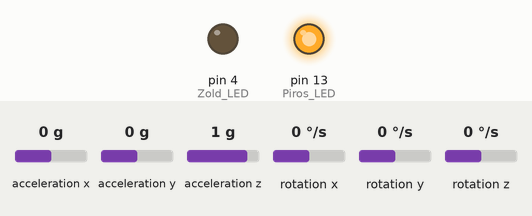
This sketch was run on a simulated Arduino Uno, built with avr-gcc and run on an emulated ATmega328P. Shown: output pins drawn as LEDs (lit = HIGH). Wiring (inferred from the names in the program): MPU-6050 motion sensor at I2C address 0x68. Inputs (shaded band) come from the test bench; at power-on: acceleration x 0 g, acceleration y 0 g, acceleration z 1 g, rotation x 0 °/s, rotation y 0 °/s, rotation z 0 °/s. What the sketch prints to the serial monitor is not drawn.

Above: at 0.1 s.
At 15.1 s:
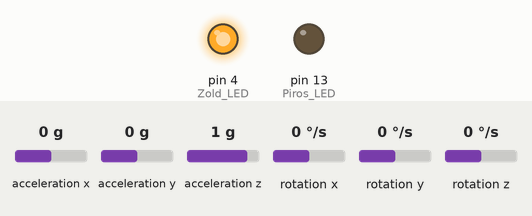
Timing chart, 0 to 16.6 s (numbered marks = the images above):
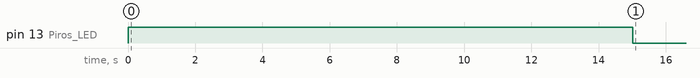

The sketch:

szog_komplementer_vs_1d_kalman.ino
```cpp
#include <Wire.h>  //I2C könyvtár

#define Piros_LED 13
#define Zold_LED 4

uint32_t Loop_idozito;  // 250 Hz-es loop vizsgálatához
uint32_t Loop_dt_us;
uint32_t Serial_Idozito = 0;

//számított szögsebességeknek változó
float Rate_Roll, Rate_Pitch, Rate_Yaw;
float Rate_Roll_2, Rate_Pitch_2, Rate_Yaw_2;
float Rate_Roll_Szurt, Rate_Pitch_Szurt, Rate_Yaw_Szurt;
float Ts = 0.004;
bool Komplementer_Elindult = false;

//kiszámmolt Acc értékek
float Acc_X, Acc_Y, Acc_Z;

//számított szög változók
float Szog_Roll, Szog_Pitch;

float Szurt_Szog_Roll, Szurt_Szog_Pitch;

//2000 mintavételt ezekhez adjuk hozzá
float Rate_Roll_Kalibracios = 0;
float Rate_Pitch_Kalibracios = 0;
float Rate_Yaw_Kalibracios = 0;

//for ciklus változói
int Kalibracios_int;
int Kalibracio_mintavetel_szam = 2000;

float Kalman_Roll_Offset = 0;
float Kalman_Pitch_Offset = 0;

float Kalman_Szog_Roll_Korrigalt = 0;
float Kalman_Szog_Pitch_Korrigalt = 0;

float Kalman_Szog_Roll = 0;
float Kalman_Bizonytalansag_Szog_Roll = 2 * 2;  //mivel feltételezzük nem vízszintes talajról indulnuk ezért 2° variancia

float Kalman_Szog_Pitch = 0;
float Kalman_Bizonytalansag_Szog_Pitch = 2 * 2;  //mivel feltételezzük nem vízszintes talajról indulnuk ezért 2° variancia

float Kalman_1D_kimenet[] = { 0, 0 };

void kalman_1d(float Kalman_allapot, float Kalman_Bizonytalansag, float Kalman_bemenet, float Kalman_meres) {
  Kalman_allapot = Kalman_allapot + Kalman_bemenet * Ts;
  Kalman_Bizonytalansag = Kalman_Bizonytalansag + Ts * Ts * 4 * 4;
  float Kalman_erosites = Kalman_Bizonytalansag * 1 / (1 * Kalman_Bizonytalansag + 3 * 3);
  Kalman_allapot = Kalman_allapot + Kalman_erosites * (Kalman_meres - Kalman_allapot);
  Kalman_Bizonytalansag = (1 - Kalman_erosites) * Kalman_Bizonytalansag;
  Kalman_1D_kimenet[0] = Kalman_allapot;
  Kalman_1D_kimenet[1] = Kalman_Bizonytalansag;
}

void Kalman_1D_szog_nullazas(void) {
  float roll_osszeg = 0;
  float pitch_osszeg = 0;

  for (int i = 0; i < 500; i++) {
    gyro_acc_adat_olvasas();

    Rate_Roll -= Rate_Roll_Kalibracios;
    Rate_Pitch -= Rate_Pitch_Kalibracios;
    Rate_Yaw -= Rate_Yaw_Kalibracios;

    kalman_1d(Kalman_Szog_Roll, Kalman_Bizonytalansag_Szog_Roll, Rate_Roll, Szog_Roll);
    Kalman_Szog_Roll = Kalman_1D_kimenet[0];
    Kalman_Bizonytalansag_Szog_Roll = Kalman_1D_kimenet[1];

    kalman_1d(Kalman_Szog_Pitch, Kalman_Bizonytalansag_Szog_Pitch, Rate_Pitch, Szog_Pitch);
    Kalman_Szog_Pitch = Kalman_1D_kimenet[0];
    Kalman_Bizonytalansag_Szog_Pitch = Kalman_1D_kimenet[1];

    roll_osszeg += Kalman_Szog_Roll;
    pitch_osszeg += Kalman_Szog_Pitch;

    delay(4);
  }

  Kalman_Roll_Offset = roll_osszeg / 500.0;
  Kalman_Pitch_Offset = pitch_osszeg / 500.0;
}

void mpu_6050_regiszterek_beallitasa(void) {

  //MPU aktiválása (felébesztése)
  Wire.beginTransmission(0x68);  //MPU-val való komunikáció
  Wire.write(0x6B);              //kérés küldése a regiszer indítására
  Wire.write(0x00);              //MPU felébesztésének beleírása HEX-be
  Wire.endTransmission();        //küldés

  //42Hz aluláteresztő beállítása
  Wire.beginTransmission(0x68);  //MPU-val való komunikáció
  Wire.write(0x1A);              //kérés küldése a regiszer indítására
  Wire.write(0x03);              //42Hz beleírása HEX-be
  Wire.endTransmission();        //küldés

  // Girszkóp +-500 °/s beállítása 65.5 LSB/°/s
  Wire.beginTransmission(0x68);  //MPU-val való komunikáció
  Wire.write(0x1B);              //kérés küldése a regiszer indítására
  Wire.write(0x08);              //+-500 °/s beleírása HEX-be
  Wire.endTransmission();        //küldés

  //Gyorsulásmérő +-8g beállítása 4096 LSB/g
  Wire.beginTransmission(0x68);  //MPU-val való komunikáció
  Wire.write(0x1C);              //kérés küldése a regiszer indítására
  Wire.write(0x10);              //MPU felébesztésének beleírása HEX-be
  Wire.endTransmission();        //küldés
}

void gyro_acc_adat_olvasas(void) {

  //Girszkóp adatainak kiolvasása
  Wire.beginTransmission(0x68);  //MPU-val való komunikáció
  Wire.write(0x3B);              //Acc adatok itt keződnek
  Wire.endTransmission(false);
  Wire.requestFrom(0x68, 14);  // 14 bytot kérünk

  while (Wire.available() < 14) {}  // vár a 14 byte-ra

  //MPU 16 bites értékeit bele bitshiftelni egy 16 bites változóba mivel I2C rigsztereken csak 8 bites byte-okban kommunikál
  // << bitshift 8 bittel feltoljuk a 16 bites változó 15-8 bitjébe
  // | (bitwise OR) összekapcsolja a byte.okat
  int16_t Acc_XLSB = Wire.read() << 8 | Wire.read();
  int16_t Acc_YLSB = Wire.read() << 8 | Wire.read();
  int16_t Acc_ZLSB = Wire.read() << 8 | Wire.read();
  int16_t Temp = Wire.read() << 8 | Wire.read();
  int16_t Gyro_X = Wire.read() << 8 | Wire.read();
  int16_t Gyro_Y = Wire.read() << 8 | Wire.read();
  int16_t Gyro_Z = Wire.read() << 8 | Wire.read();


  // °/s szögsebességek kiszámolás mivel +-500°/s LSB 65.5/°/s
  // MPU 16 bites adat olvasás 2^16, +-500 = 1000 ------> 2^16/1000=65.536 ~ 65.5
  Rate_Roll = (float)Gyro_X / 65.5;
  Rate_Pitch = (float)Gyro_Y / 65.5;
  Rate_Yaw = (float)Gyro_Z / 65.5;

  //Alakítsd át a mért értékeket fizikai (valós) egységekbe.
  //a gyorsulásmérő nyers LSB értékeiből csinálsz g-t vagy m/s²-t (ha m/s^2 akkor * 9.81)
  Acc_X = (float)Acc_XLSB / 4096 - 0.0404;
  Acc_Y = (float)Acc_YLSB / 4096 + 0.0266;
  Acc_Z = (float)Acc_ZLSB / 4096 - 0.11188;

  //Szögek kiszámítása árkusz tangens fgv-el de  az Arduinoba Radiánt ad ezért meg kell szorzoni 180/pi vel pi=3.14159265359
  Szog_Roll = atan(Acc_Y / sqrt(Acc_X * Acc_X + Acc_Z * Acc_Z)) * (180.0 / PI);
  Szog_Pitch = atan(-Acc_X / sqrt(Acc_Y * Acc_Y + Acc_Z * Acc_Z)) * (180.0 / PI);
}

void setup() {
  // put your setup code here, to run once:
  Serial.begin(921600);

  pinMode(LED_BUILTIN, OUTPUT);
  pinMode(Piros_LED,OUTPUT);
  pinMode(Zold_LED,OUTPUT);

  digitalWrite(LED_BUILTIN,HIGH);
  digitalWrite(Piros_LED,HIGH);
  digitalWrite(Zold_LED,LOW);

  Wire.setClock(400000);  //400kHz ClockSpeed MPU6050 adatlap írja I2C kommunikáció esetén
  Wire.begin();           //SDA, SCL
  delay(250);
  mpu_6050_regiszterek_beallitasa();
  delay(5000);

  //2000 mintavételes kalibráció
  for (Kalibracios_int = 0; Kalibracios_int < Kalibracio_mintavetel_szam; Kalibracios_int++) {
    gyro_acc_adat_olvasas();
    Rate_Roll_Kalibracios += Rate_Roll;
    Rate_Pitch_Kalibracios += Rate_Pitch;
    Rate_Yaw_Kalibracios += Rate_Yaw;
    delay(1);
  }

  //Mintavételi számmal való vissza osztás
  Rate_Roll_Kalibracios /= (float)Kalibracio_mintavetel_szam;
  Rate_Pitch_Kalibracios /= (float)Kalibracio_mintavetel_szam;
  Rate_Yaw_Kalibracios /= (float)Kalibracio_mintavetel_szam;

  Kalman_1D_szog_nullazas();

  digitalWrite(Piros_LED,LOW);
  digitalWrite(Zold_LED,HIGH);

  Loop_idozito = micros();
}

void loop() {
  // put your main code here, to run repeatedly:

  gyro_acc_adat_olvasas();  //Gyro és Acc adat olvasó fgv meghívása

  //Levonjuk az offset hibát az újra olvasott értékekből így közel 0°/s lesz minden
  Rate_Roll -= Rate_Roll_Kalibracios;
  Rate_Pitch -= Rate_Pitch_Kalibracios;
  Rate_Yaw -= Rate_Yaw_Kalibracios;

  /*Rate_Roll_2 = Rate_Roll;
  Rate_Pitch_2 = Rate_Pitch;
  Rate_Yaw_2 = Rate_Yaw;*/

  //exponenciális low-pass / mozgóátlag jellegű szűrő RATE MODE PID-hez hiba számoláshoz
  /*Rate_Roll_Szurt = Rate_Roll_Szurt * 0.7 + Rate_Roll_2 * 0.3;
  Rate_Pitch_Szurt = Rate_Pitch_Szurt * 0.7 + Rate_Pitch_2 * 0.3;
  Rate_Yaw_Szurt = Rate_Yaw_Szurt * 0.7 + Rate_Yaw_2 * 0.3;*/

  if (!Komplementer_Elindult) {
    Szurt_Szog_Roll = 0;
    Szurt_Szog_Pitch = 0;

    Komplementer_Elindult = true;
  }

  // Gyro integrálás atan()
  Szurt_Szog_Roll += Rate_Roll * Ts;
  Szurt_Szog_Pitch += Rate_Pitch * Ts;

  // Yaw miatti roll/pitch tengelykorrekció
  float yaw_rad = Rate_Yaw * Ts * (PI / 180.0);

  float Roll_Elozo = Szurt_Szog_Roll;
  float Pitch_Elozo = Szurt_Szog_Pitch;

  Szurt_Szog_Pitch = Pitch_Elozo - Roll_Elozo * sin(yaw_rad);
  Szurt_Szog_Roll = Roll_Elozo + Pitch_Elozo * sin(yaw_rad);

  // Accelerometeres lassú korrekció komplementer szűrővel
  Szurt_Szog_Roll = Szurt_Szog_Roll * 0.9996 + Szog_Roll * 0.0004;
  Szurt_Szog_Pitch = Szurt_Szog_Pitch * 0.9996 + Szog_Pitch * 0.0004;

  kalman_1d(Kalman_Szog_Roll, Kalman_Bizonytalansag_Szog_Roll, Rate_Roll, Szog_Roll);
  Kalman_Szog_Roll = Kalman_1D_kimenet[0];
  Kalman_Bizonytalansag_Szog_Roll = Kalman_1D_kimenet[1];

  kalman_1d(Kalman_Szog_Pitch, Kalman_Bizonytalansag_Szog_Pitch, Rate_Pitch, Szog_Pitch);
  Kalman_Szog_Pitch = Kalman_1D_kimenet[0];
  Kalman_Bizonytalansag_Szog_Pitch = Kalman_1D_kimenet[1];

  Kalman_Szog_Roll_Korrigalt = Kalman_Szog_Roll - Kalman_Roll_Offset;
  Kalman_Szog_Pitch_Korrigalt = Kalman_Szog_Pitch - Kalman_Pitch_Offset;

  if (millis() - Serial_Idozito >= 50) {
    Serial_Idozito = millis();

    Serial.print("AccAtanRoll:");
    Serial.print(Szog_Roll, 2);
    Serial.print("\tAccAtanPitch:");
    Serial.print(Szog_Pitch, 2);

    Serial.print("\tCompAtanRoll:");
    Serial.print(Szurt_Szog_Roll, 2);
    Serial.print("\tCompAtanPitch:");
    Serial.print(Szurt_Szog_Pitch, 2);

    Serial.print("\tKalmanRoll:");
    Serial.print(Kalman_Szog_Roll_Korrigalt, 2);
    Serial.print("\tKalmanPitch:");
    Serial.print(Kalman_Szog_Pitch_Korrigalt, 2);

    Serial.print("\tDiffRoll:");
    Serial.print(Szurt_Szog_Roll - Kalman_Szog_Roll_Korrigalt, 2);
    Serial.print("\tDiffPitch:");
    Serial.print(Szurt_Szog_Pitch - Kalman_Szog_Pitch_Korrigalt, 2);

    Serial.print("\tRateRoll:");
    Serial.print(Rate_Roll, 2);
    Serial.print("\tRatePitch:");
    Serial.print(Rate_Pitch, 2);
    Serial.print("\tRateYaw:");
    Serial.println(Rate_Yaw, 2);
  }

  while ((micros() - Loop_idozito) < 4000);

  Loop_idozito = micros();
}
```
